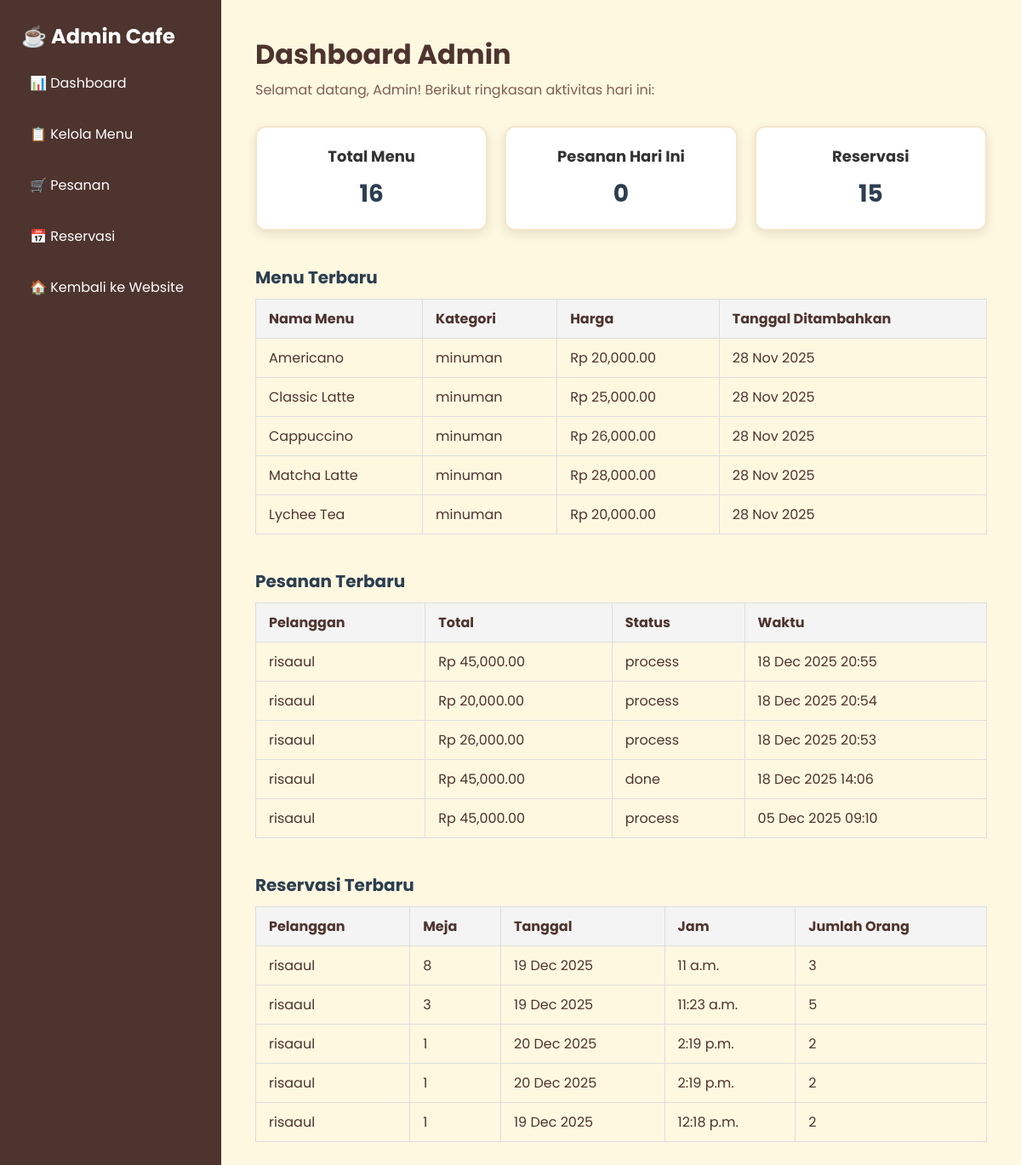
/admin-cafe/, run on the app's committed database.
### reservasi/models.py (models this page shows, shortened)
class Menu(models.Model):
    nama = models.CharField(max_length=100)
    deskripsi = models.TextField(blank=True, null=True)
    harga = models.DecimalField(max_digits=10, decimal_places=2)
    kategori = models.CharField(max_length=50, choices=[
        ('makanan', 'Makanan'),
        ('minuman', 'Minuman'),
    ])
    gambar = models.ImageField(upload_to='menu_images/', blank=True, null=True)
    created_at = models.DateTimeField(auto_now_add=True)

class Order(models.Model):
    STATUS_CHOICES = [
        ('pending', 'Menunggu Konfirmasi'),
        ('process', 'Sedang Diproses'),
        ('done', 'Selesai'),
        ('cancelled', 'Dibatalkan'),
    ]
    customer = models.ForeignKey(User, on_delete=models.SET_NULL, null=True, blank=True)
    booking = models.ForeignKey(Booking, on_delete=models.SET_NULL, null=True, blank=True)
    total_price = models.DecimalField(max_digits=10, decimal_places=2, default=0)
    final_price = models.DecimalField(max_digits=10, decimal_places=2, default=0)
    status = models.CharField(max_length=20, choices=STATUS_CHOICES, default='pending')
    order_time = models.DateTimeField(auto_now_add=True)

class Booking(models.Model):
    STATUS_CHOICES = [
        ('pending', 'Menunggu DP'),
        ('confirmed', 'Sudah DP'),
        ('cancelled', 'Dibatalkan'),
        ('completed', 'Selesai')
    ]
    user = models.ForeignKey(User, on_delete=models.CASCADE, null=True)
    meja = models.ForeignKey(Meja, on_delete=models.CASCADE, null=True)
    tanggal_reservasi = models.DateField()
    jam_reservasi = models.TimeField()
    jumlah_orang = models.IntegerField()
    harga_tempat_per_orang = models.DecimalField(max_digits=10, decimal_places=2, default=0)
    total_harga = models.DecimalField(max_digits=10, decimal_places=2, default=0)
    dp_nominal = models.DecimalField(max_digits=10, decimal_places=2, default=0)
    sudah_bayar_dp = models.BooleanField(default=False)
    bukti_pembayaran = models.ImageField(upload_to='bukti_dp/', null=True, blank=True)
    status = models.CharField(max_length=20, choices=STATUS_CHOICES, default='pending')
    waktu_dibuat = models.DateTimeField(auto_now_add=True)

class Meja(models.Model):
    nomor = models.IntegerField(unique=True)
    kapasitas = models.IntegerField()
    harga_per_orang = models.DecimalField(max_digits=10, decimal_places=2)
    gambar = models.ImageField(upload_to='meja_images/', blank=True, null=True)

### reservasi/views.py (the view)
# urls.py: path('admin-cafe/', views.admin_dashboard, name='admin_dashboard'),
def admin_dashboard(request):
    today = timezone.now().date()
    total_menu = Menu.objects.count()
    total_orders_today = Order.objects.filter(order_time__date=today).count()
    total_reservasi = Booking.objects.count()
    recent_menu = Menu.objects.all().order_by('-created_at')[:5]
    recent_orders = Order.objects.select_related('customer').all().order_by('-order_time')[:5]
    recent_reservasi = Booking.objects.select_related('user', 'meja').all().order_by('-waktu_dibuat')[:5]
    context = {
        'total_menu': total_menu,
        'total_orders_today': total_orders_today,
        'total_reservasi': total_reservasi,
        'recent_menu': recent_menu,
        'recent_orders': recent_orders,
        'recent_reservasi': recent_reservasi,
    }
    return render(request, 'admin/admin_dashboard.html', context)

### reservasi/templates/admin/admin_dashboard.html (shortened to what this page needs)
{% extends "admin/base_admin.html" %}
{% load static %}
{% load humanize %}
{% block content %}
<h1 class="page-title">Dashboard Admin</h1>
<p class="subtitle">Selamat datang, Admin! Berikut ringkasan aktivitas hari ini:</p>
<div class="stats-grid">
    <div class="stats-card">
        <h3>Total Menu</h3>
        <p class="stats-number">{{ total_menu }}</p>
    </div>
    <div class="stats-card">
        <h3>Pesanan Hari Ini</h3>
        <p class="stats-number">{{ total_orders_today }}</p>
    </div>
    <div class="stats-card">
        <h3>Reservasi</h3>
        <p class="stats-number">{{ total_reservasi }}</p>
    </div>
</div>
<h2 class="section-title">Menu Terbaru</h2>
<table class="table">
    <thead>
        <tr>
            <th>Nama Menu</th>
            <th>Kategori</th>
            <th>Harga</th>
            <th>Tanggal Ditambahkan</th>
        </tr>
    </thead>
    <tbody>
        {% for item in recent_menu %}
        <tr>
            <td>{{ item.nama }}</td>
            <td>{{ item.kategori }}</td>
            <td>Rp {{ item.harga|intcomma }}</td>
            <td>{{ item.created_at|date:"d M Y" }}</td>
        </tr>
        {% empty %}
        <tr>
            <td colspan="4">Belum ada menu.</td>
        </tr>
        {% endfor %}
    </tbody>
</table>
<h2 class="section-title">Pesanan Terbaru</h2>
<table class="table">
    <thead>
        <tr>
            <th>Pelanggan</th>
            <th>Total</th>
            <th>Status</th>
            <th>Waktu</th>
        </tr>
    </thead>
    <tbody>
        {% for order in recent_orders %}
        <tr>
            <td>
                {% if order.customer %}
                    {{ order.customer.username }}
                {% else %}
                    Guest
                {% endif %}
            </td>
            <td>Rp {{ order.total_price|intcomma }}</td>
            <td>{{ order.status }}</td>
            <td>{{ order.order_time|date:"d M Y H:i" }}</td>
        </tr>
        {% empty %}
        <tr>
            <td colspan="5">Belum ada pesanan.</td>
        </tr>
        {% endfor %}
    </tbody>
</table>
<h2 class="section-title">Reservasi Terbaru</h2>
<table class="table">
    <thead>
        <tr>
            <th>Pelanggan</th>
            <th>Meja</th>
            <th>Tanggal</th>
            <th>Jam</th>
            <th>Jumlah Orang</th>
        </tr>
    </thead>
    <tbody>
        {% for res in recent_reservasi %}
        <tr>
            <td>
                {% if res.user %}
                    {{ res.user.username }}
                {% else %}
                    Guest
                {% endif %}
            </td>
            <td>
                {% if res.meja %}
                    {{ res.meja.nomor }}
                {% else %}
                    -
                {% endif %}
            </td>
            <td>{{ res.tanggal_reservasi|date:"d M Y" }}</td>
            <td>{{ res.jam_reservasi }}</td>
            <td>{{ res.jumlah_orang }}</td>
        </tr>
        {% empty %}
        <tr>
            <td colspan="6">Belum ada reservasi.</td>
        </tr>
        {% endfor %}
    </tbody>
</table>
{% endblock %}

### reservasi/static/css/admin.css (style rules this page uses)
* { margin: 0; padding: 0; box-sizing: border-box; font-family: "Poppins", sans-serif; }
body { background: #fff8e1; color: #4e342e; }
.page-title { font-size: 2rem; font-weight: 700; margin-bottom: 5px; color: #4e342e; }
.subtitle { margin-bottom: 30px; color: #7d5f52; }
.stats-grid { display: grid; grid-template-columns: repeat(auto-fit, minmax(240px, 1fr)); gap: 25px; }
.stats-card { background: white; padding: 25px; border-radius: 14px; box-shadow: 0 4px 10px rgba(0,0,0,0.07); text-align: center; border: 2px solid #f5e6ca; }
.stats-card h3 { font-size: 1.2rem; margin-bottom: 10px; color: #5d4037; }
.stats-number { font-size: 2rem; font-weight: 700; color: #3e2723; }

### reservasi/templates/admin/admin_dashboard.html (style rules this page uses)
.stats-grid { display: grid; grid-template-columns: repeat(auto-fit, minmax(200px, 1fr)); gap: 20px; margin: 20px 0; }
.stats-card { padding: 20px; background-color: #fff; border-radius: 12px; box-shadow: 0 4px 12px rgba(0,0,0,0.1); text-align: center; }
.stats-card h3 { margin-bottom: 10px; font-size: 18px; color: #333; }
.stats-number { font-size: 28px; font-weight: bold; color: #2c3e50; }
.table { width: 100%; border-collapse: collapse; margin-bottom: 30px; }
.table th, .table td { padding: 10px 15px; border: 1px solid #ddd; }
.table th { background-color: #f4f4f4; text-align: left; }
.section-title { margin-top: 40px; margin-bottom: 10px; font-size: 20px; color: #2c3e50; }

### data on the page
Menu: nama "Americano", kategori "minuman", harga "20,000.00", created_at "28 Nov 2025"
Menu: nama "Classic Latte", kategori "minuman", harga "25,000.00", created_at "28 Nov 2025"
Menu: nama "Cappuccino", kategori "minuman", harga "26,000.00", created_at "28 Nov 2025"
Menu: nama "Matcha Latte", kategori "minuman", harga "28,000.00", created_at "28 Nov 2025"
Menu: nama "Lychee Tea", kategori "minuman", harga "20,000.00", created_at "28 Nov 2025"
Order: customer.username "risaaul", total_price "45,000.00", status "process", order_time "18 Dec 2025 20:55"
Order: customer.username "risaaul", total_price "20,000.00", status "process", order_time "18 Dec 2025 20:54"
Order: customer.username "risaaul", total_price "26,000.00", status "process", order_time "18 Dec 2025 20:53"
Order: customer.username "risaaul", total_price "45,000.00", status "done", order_time "18 Dec 2025 14:06"
Order: customer.username "risaaul", total_price "45,000.00", status "process", order_time "05 Dec 2025 09:10"
Booking: user.username "risaaul", meja.nomor "8", tanggal_reservasi "19 Dec 2025", jam_reservasi "11 a.m.", jumlah_orang "3"
Booking: user.username "risaaul", meja.nomor "3", tanggal_reservasi "19 Dec 2025", jam_reservasi "11:23 a.m.", jumlah_orang "5"
Booking: user.username "risaaul", meja.nomor "1", tanggal_reservasi "20 Dec 2025", jam_reservasi "2:19 p.m.", jumlah_orang "2"
Booking: user.username "risaaul", meja.nomor "1", tanggal_reservasi "20 Dec 2025", jam_reservasi "2:19 p.m.", jumlah_orang "2"
Booking: user.username "risaaul", meja.nomor "1", tanggal_reservasi "19 Dec 2025", jam_reservasi "12:18 p.m.", jumlah_orang "2"

### other printed values
{{ total_menu }} "16"
{{ total_orders_today }} "0"
{{ total_reservasi }} "15"
